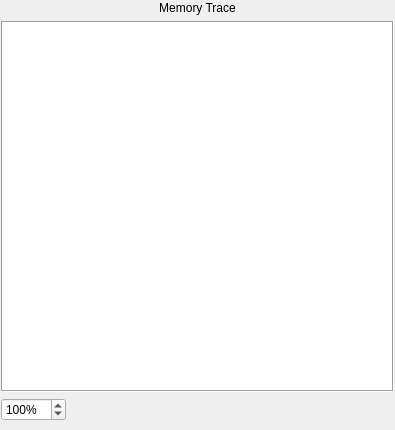
<?xml version="1.0" encoding="UTF-8"?>
<ui version="4.0">
 <class>MemoryTracePane</class>
 <widget class="QWidget" name="MemoryTracePane">
  <property name="geometry">
   <rect>
    <x>0</x>
    <y>0</y>
    <width>395</width>
    <height>430</height>
   </rect>
  </property>
  <property name="sizePolicy">
   <sizepolicy hsizetype="Preferred" vsizetype="Preferred">
    <horstretch>0</horstretch>
    <verstretch>0</verstretch>
   </sizepolicy>
  </property>
  <property name="minimumSize">
   <size>
    <width>0</width>
    <height>0</height>
   </size>
  </property>
  <property name="windowTitle">
   <string>Form</string>
  </property>
  <layout class="QVBoxLayout" name="verticalLayout_2">
   <property name="leftMargin">
    <number>1</number>
   </property>
   <property name="topMargin">
    <number>1</number>
   </property>
   <property name="rightMargin">
    <number>1</number>
   </property>
   <property name="bottomMargin">
    <number>9</number>
   </property>
   <item>
    <widget class="QLabel" name="label">
     <property name="sizePolicy">
      <sizepolicy hsizetype="Preferred" vsizetype="Preferred">
       <horstretch>0</horstretch>
       <verstretch>0</verstretch>
      </sizepolicy>
     </property>
     <property name="palette">
      <palette>
       <active>
        <colorrole role="Base">
         <brush brushstyle="SolidPattern">
          <color alpha="255">
           <red>255</red>
           <green>255</green>
           <blue>255</blue>
          </color>
         </brush>
        </colorrole>
        <colorrole role="Window">
         <brush brushstyle="SolidPattern">
          <color alpha="255">
           <red>104</red>
           <green>173</green>
           <blue>245</blue>
          </color>
         </brush>
        </colorrole>
       </active>
       <inactive>
        <colorrole role="Base">
         <brush brushstyle="SolidPattern">
          <color alpha="255">
           <red>255</red>
           <green>255</green>
           <blue>255</blue>
          </color>
         </brush>
        </colorrole>
        <colorrole role="Window">
         <brush brushstyle="SolidPattern">
          <color alpha="255">
           <red>104</red>
           <green>173</green>
           <blue>245</blue>
          </color>
         </brush>
        </colorrole>
       </inactive>
       <disabled>
        <colorrole role="Base">
         <brush brushstyle="SolidPattern">
          <color alpha="255">
           <red>104</red>
           <green>173</green>
           <blue>245</blue>
          </color>
         </brush>
        </colorrole>
        <colorrole role="Window">
         <brush brushstyle="SolidPattern">
          <color alpha="255">
           <red>104</red>
           <green>173</green>
           <blue>245</blue>
          </color>
         </brush>
        </colorrole>
       </disabled>
      </palette>
     </property>
     <property name="frameShape">
      <enum>QFrame::Panel</enum>
     </property>
     <property name="frameShadow">
      <enum>QFrame::Plain</enum>
     </property>
     <property name="lineWidth">
      <number>0</number>
     </property>
     <property name="text">
      <string>Memory Trace</string>
     </property>
     <property name="alignment">
      <set>Qt::AlignCenter</set>
     </property>
    </widget>
   </item>
   <item>
    <layout class="QVBoxLayout" name="verticalLayout">
     <item>
      <widget class="QGraphicsView" name="graphicsView">
       <property name="sizePolicy">
        <sizepolicy hsizetype="Preferred" vsizetype="Expanding">
         <horstretch>0</horstretch>
         <verstretch>0</verstretch>
        </sizepolicy>
       </property>
       <property name="minimumSize">
        <size>
         <width>0</width>
         <height>0</height>
        </size>
       </property>
       <property name="frameShape">
        <enum>QFrame::Box</enum>
       </property>
       <property name="lineWidth">
        <number>1</number>
       </property>
       <property name="interactive">
        <bool>false</bool>
       </property>
       <property name="alignment">
        <set>Qt::AlignBottom|Qt::AlignHCenter</set>
       </property>
       <property name="renderHints">
        <set>QPainter::Antialiasing|QPainter::TextAntialiasing</set>
       </property>
       <property name="transformationAnchor">
        <enum>QGraphicsView::AnchorViewCenter</enum>
       </property>
      </widget>
     </item>
     <item>
      <layout class="QHBoxLayout" name="horizontalLayout">
       <item>
        <widget class="QSpinBox" name="spinBox">
         <property name="frame">
          <bool>true</bool>
         </property>
         <property name="readOnly">
          <bool>false</bool>
         </property>
         <property name="keyboardTracking">
          <bool>false</bool>
         </property>
         <property name="suffix">
          <string>%</string>
         </property>
         <property name="minimum">
          <number>50</number>
         </property>
         <property name="maximum">
          <number>1000</number>
         </property>
         <property name="singleStep">
          <number>10</number>
         </property>
         <property name="value">
          <number>100</number>
         </property>
        </widget>
       </item>
       <item>
        <spacer name="horizontalSpacer">
         <property name="orientation">
          <enum>Qt::Horizontal</enum>
         </property>
         <property name="sizeHint" stdset="0">
          <size>
           <width>40</width>
           <height>20</height>
          </size>
         </property>
        </spacer>
       </item>
       <item>
        <widget class="QLabel" name="warningLabel">
         <property name="text">
          <string/>
         </property>
        </widget>
       </item>
      </layout>
     </item>
    </layout>
   </item>
  </layout>
 </widget>
 <resources/>
 <connections/>
</ui>
